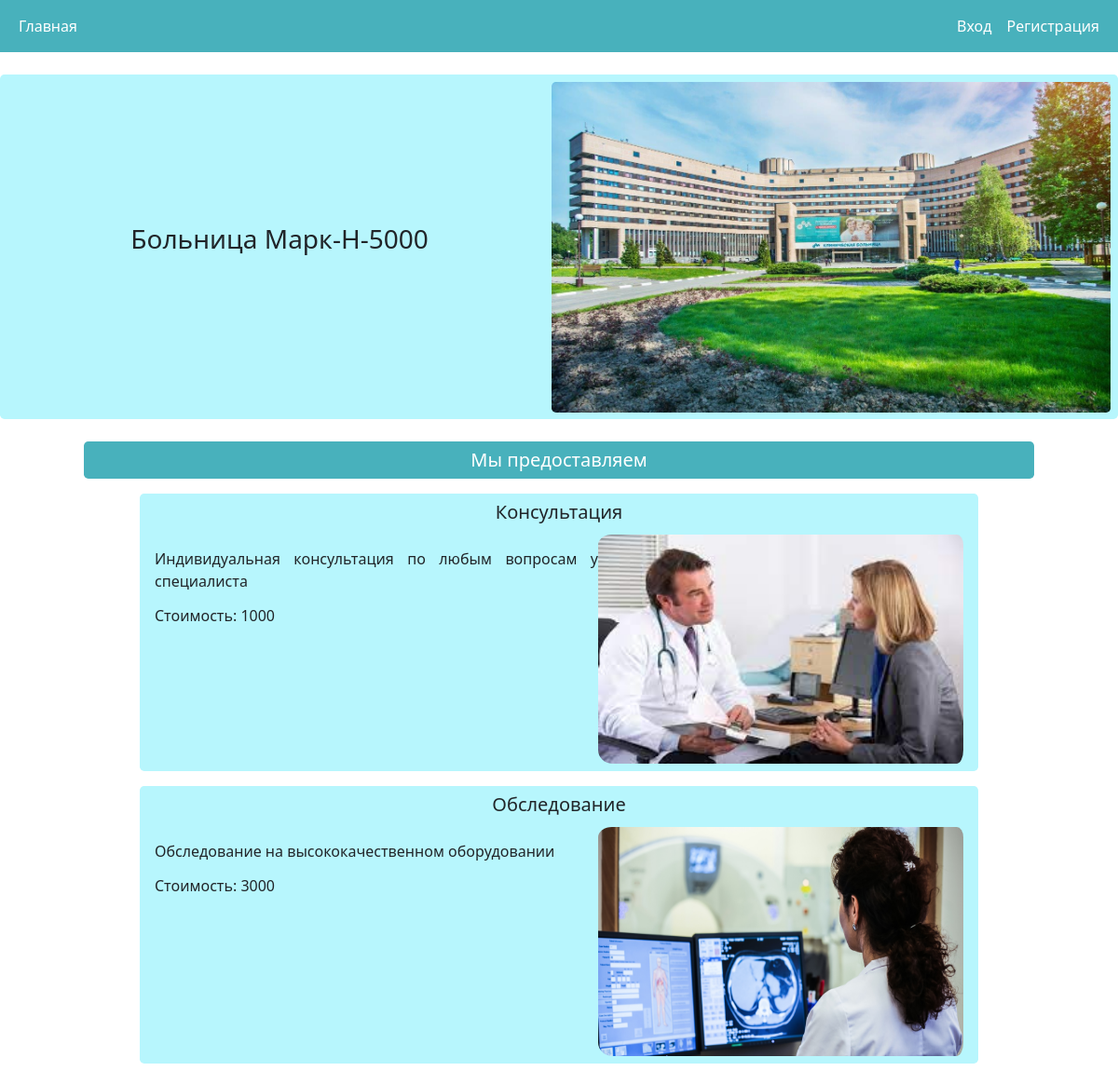
The page / on the database its author committed.
### hospapp/models.py (models this page shows, shortened)
class Services(models.Model):
    title = models.CharField(verbose_name="Название услуги", max_length=100, null=False, blank=False)
    description = models.TextField(verbose_name="Описание", null=True, blank=True)
    cost = models.PositiveIntegerField(verbose_name="Стоимость", validators=[MinValueValidator(500)])
    photo = models.ImageField(upload_to='hospapp/image/service_photo/', verbose_name='Фото', null=True, blank=True)
    class Meta:
        verbose_name = "Услуга"
        verbose_name_plural = "Услуги"
        ordering = ['id']

### hospapp/views.py (the view)
# urls.py: path('', index, name='home'),
def index(request):
    title = "Поликлиника - Главная страница"
    service = Services.objects.all()
    return render(request, 'hospapp/index.html', {'title': title, 'services': service})

### hospapp/templates/hospapp/index.html (shortened to what this page needs)
{% extends 'hospapp/base.html' %}
{% load static %}
{% block content %}
<div class="my-4 mx-auto text-dark px-2 pt-2 rounded-3" style="background-color: rgb(183, 246, 253); height: 370px;">
    <div id="carouselExampleControls" class="carousel slide" data-bs-ride="carousel">
        <div class="carousel-inner">
            <div class="carousel-item active">
                <img src="{% static 'hospapp/image/hosp.png' %}" class="float-end rounded-3" width="600px" height="355px">
                <h3 align="center" style="padding-top:152px;">Больница Марк-Н-5000</h3>
            </div>
        </div>
        <button class="carousel-control-prev" type="button" data-bs-target="#carouselExampleControls" data-bs-slide="prev">
        </button>
        <button class="carousel-control-next" type="button" data-bs-target="#carouselExampleControls" data-bs-slide="next">
        </button>
    </div>
</div>
<div class="text-white mx-auto rounded-3" style="background-color: rgb(72, 177, 188); width: 85%;">
    <h5 align='center' class="p-2">Мы предоставляем</h5>
</div>
<div class="mx-auto d-flex flex-column w-75">
    {% for service in services %}
    <div class="my-2 rounded-3 p-2" style="background-color: rgb(183, 246, 253);">
        <h5 align="center">{{ service.title }}</h5>
        <p><img src='{{ service.photo.url }}' class="float-end round-ind pe-2 pt-1"></p>
        <p class="w-auto px-2" align="justify" style="padding-top:10px; max-width: 62%;">{{ service.description  }}</p>
        <h6 class="px-2">Стоимость: {{ service.cost }}</h6>
    </div>
    {% endfor %}
</div>
{% endblock %}

### hospapp/static/hospapp/css/base.css (style rules this page uses)
.carousel-control-prev { justify-content: left !important; }
.carousel-control-next { justify-content: right !important; }

### hospapp/templates/hospapp/index.html (style rules this page uses)
.round-ind { border-radius: 15px; width: 400px; height: 250px; }

### rows shown on the page
Services: title "Консультация", photo (picture), description "Индивидуальная консультация по любым вопросам у специалиста", cost "1000"
Services: title "Обследование", photo (picture), description "Обследование на высококачественном оборудовании", cost "3000"
